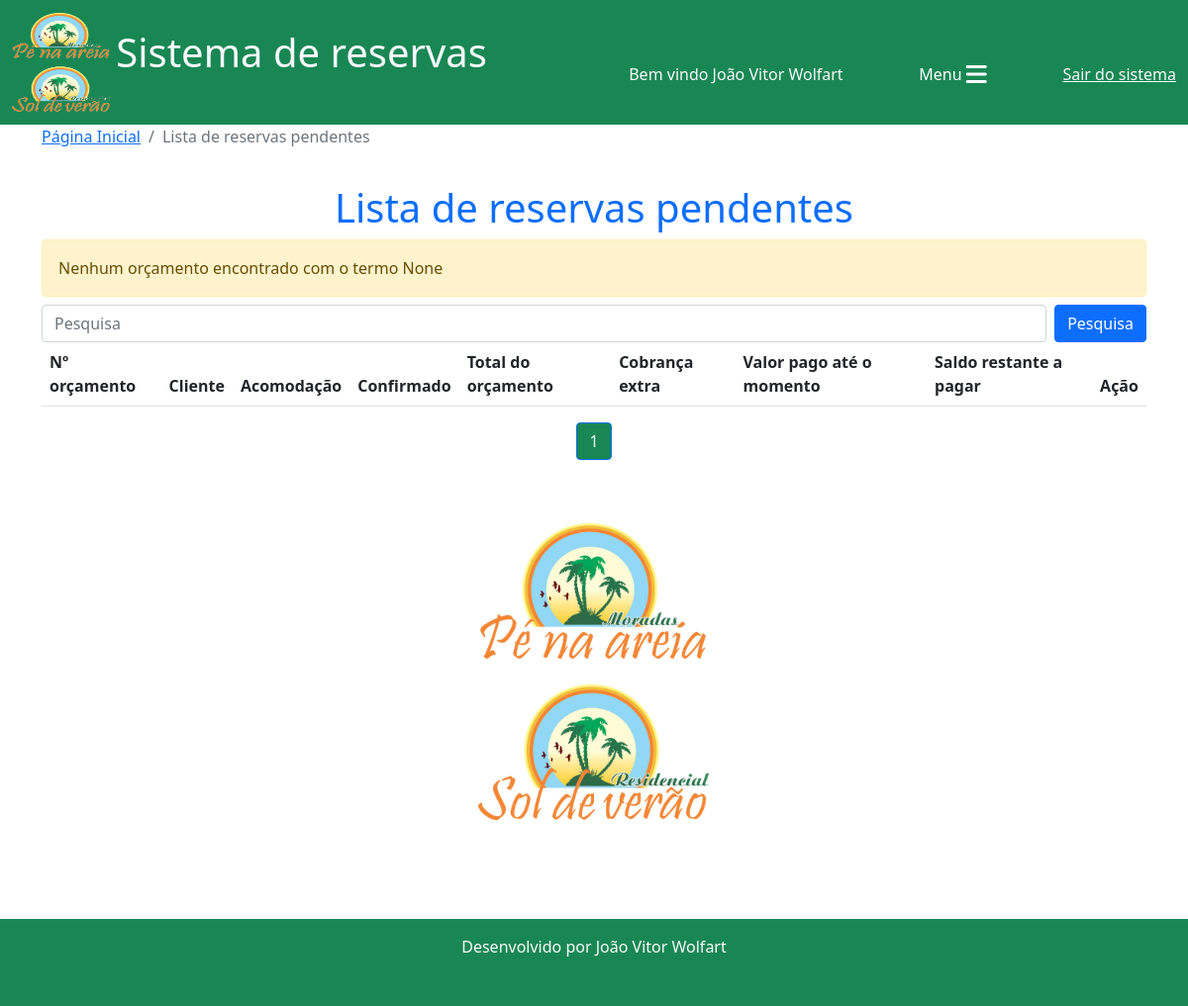
The app's page /reservas/lista_orcamentos_pendentes/ (signed in), older data.
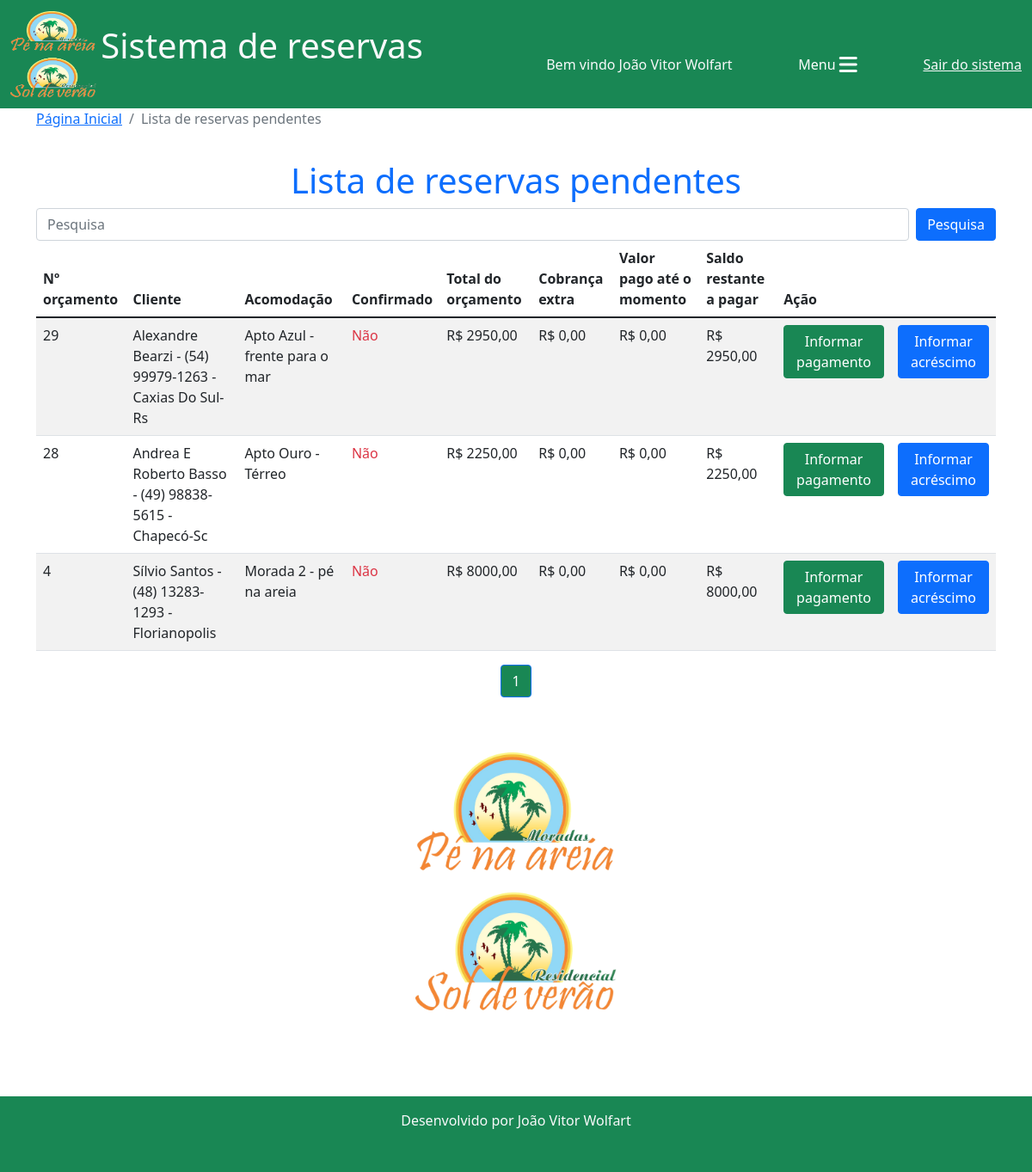
The same page, newer data.
### reservas/models.py (models this page shows, shortened)
class Orcamento(models.Model):
    cliente = models.ForeignKey(Cliente, on_delete=models.CASCADE)
    acomodacao = models.ForeignKey(Acomodacao, on_delete=models.CASCADE)
    data_entrada = models.DateField()
    dia_entrada = models.CharField(max_length=20)
    checkin = models.CharField(max_length=100)
    data_saida = models.DateField()
    dia_saida = models.CharField(max_length=20)
    checkout = models.CharField(max_length=100)
    data_orcamento = models.DateField(default=timezone.now)
    n_ocupantes = models.IntegerField(default=0)
    obs_n_ocupantes = models.CharField(max_length=150, blank=True,)
    n_dias = models.IntegerField()
    valor_diaria = models.DecimalField(default=0, max_digits=7, decimal_places=2)
    taxa_limpeza = models.DecimalField(default=0, max_digits=6, decimal_places=2)
    descontos = models.DecimalField(default=0, max_digits=7, decimal_places=2)
    acrescimos = models.DecimalField(default=0, max_digits=7, decimal_places=2)
    valor_pacote = models.DecimalField(default=0, max_digits=7, decimal_places=2)
    dias_pacote = models.IntegerField(default=0)
    diaria_cheia = models.BooleanField(default=False)
    periodo = models.CharField(max_length=100)
    modificado = models.BooleanField(default=False)
    obs_modificacao = models.CharField(max_length=200, blank=True,)
    eliminado = models.BooleanField(default=False)
    status = models.CharField(max_length=20, choices=(("em digitação", "em digitação"), ("digitação concluída", "digitação concluída"), ("orçamento gerado", "orçamento gerado"), ("contrato gerado", "contrato gerado"),))
    total_valor_reserva = models.DecimalField(default=0, max_digits=7, decimal_places=2)
    confirmado = models.BooleanField(default=False)
    valor_pago = models.DecimalField(default=0, max_digits=7, decimal_places=2)
    valor_extras = models.DecimalField(default=0, max_digits=7, decimal_places=2)
    quitado = models.BooleanField(default=False)

class Cliente(models.Model):
    nome = models.CharField(max_length=30)
    telefone = models.CharField(max_length=20, blank=True,)
    obs = models.CharField(max_length=100)
    dados_adicionais = models.BooleanField(default=False)
    def __str__(self):
        return f"{self.nome} - {self.telefone} - {self.obs}"

class Acomodacao(models.Model):
    nome = models.CharField(max_length=50)
    empreendimento = models.ForeignKey(Empreendimento, on_delete=models.DO_NOTHING)
    tipo = models.CharField(max_length=15)
    quartos = models.IntegerField(blank=True, null=True)
    valor_base = models.DecimalField(max_digits=10, decimal_places=2, blank=True, null=True)
    descricao = models.TextField()
    limite_ideal = models.IntegerField(blank=True, null=True)
    limite_adicional = models.IntegerField(blank=True, null=True)
    aceita_pet = models.BooleanField(default=False)
    def __str__(self):
        return f"{self.nome}"

### reservas/views.py (the view)
# urls.py: path('lista_orcamentos_pendentes/', views.lista_orcamentos_pendentes, name="lista_orcamentos_pendentes"),
@login_required(login_url="login")
def lista_orcamentos_pendentes(request):
    termo_cliente = request.GET.get("termo_cliente")
    if termo_cliente:
        termo_cliente = termo_cliente.strip()
        orcamentos = Orcamento.objects.all().filter(
            Q(cliente__nome__icontains=termo_cliente) | Q(cliente__telefone__icontains=termo_cliente) | Q(cliente__obs__icontains=termo_cliente) | Q(acomodacao__nome__icontains=termo_cliente), status="contrato gerado", confirmado=False, quitado=False
        ).exclude(
            eliminado=True
        ).order_by("-id")
    else:
        orcamentos = Orcamento.objects.all().filter(
        status="contrato gerado", confirmado=False, quitado=False
        ).exclude(
            eliminado=True
        ).order_by("-id")
    saldos = []
    for o in orcamentos:
        saldo = o.total_valor_reserva + o.valor_extras - o.valor_pago
        saldos.append(saldo)
    if len(orcamentos) == 0:
        messages.add_message(request, messages.WARNING, f"Nenhum orçamento encontrado com o termo {termo_cliente}")
    paginator = Paginator(orcamentos, 10)
    page = request.GET.get('p')
    if page:
        saldos = saldos[10*(int(page)-1):]
    orcamentos = paginator.get_page(page)
    orcamentos_saldos = zip(orcamentos, saldos)
    return render(request, "lista_orcamentos_pendentes.html", {"orcamentos": orcamentos,"orcamentos_saldos":orcamentos_saldos})

### reservas/templates/lista_orcamentos_pendentes.html (shortened to what this page needs)
{% extends 'base.html'%}
{% load static %}
{% block 'conteudo'%}
<nav aria-label="breadcrumb">
  <ol class="breadcrumb">
    <li class="breadcrumb-item"><a href="{% url 'home'%}">Página Inicial</a></li>
    <li class="breadcrumb-item active" aria-current="page">Lista de reservas pendentes</li>
  </ol>
</nav>
<h1 style="padding-top: 20px;" class="text-center text-primary">Lista de reservas pendentes</h1>
{% include 'parciais/_messages.html'%}
<div class="col-12">
    <form class="d-flex" action="">
        <input class="form-control me-2" type="search" placeholder="Pesquisa" aria-label="Search" name="termo_cliente">
        <button class="btn btn-primary" type="submit">Pesquisa</button>
    </form>
    <div class="col-12 table-responsive">
      <table class="table table-striped table-hover">
        <thead>
          <tr>
            <th scope="col">Nº orçamento</th>
            <th scope="col">Cliente</th>
            <th scope="col">Acomodação</th>
            <th scope="col">Confirmado</th>
            <th scope="col">Total do orçamento</th>
            <th scope="col">Cobrança extra</th>
            <th scope="col">Valor pago até o momento</th>
            <th scope="col">Saldo restante a pagar</th>
            <th scope="col">Ação</th>
          </tr>
        </thead>
        <tbody>
          {% for o, s in orcamentos_saldos %}
          <tr>
              <td>{{o.id}}</td>
              <td class="">{{o.cliente}}</td>
              <td class="">{{o.acomodacao}}</td>
              {% if o.confirmado %}
              <td class="text-success">Sim</td>
              {% else %}
              <td class="text-danger">Não</td>
              {% endif %}
              <td class="">R$ {{o.total_valor_reserva}}</td>
              <td class="">R$ {{o.valor_extras}}</td>
              <td class="">R$ {{o.valor_pago}}</td>
              <td class="">R$ {{s}}</td>
              <td class=""><a href="{% url 'registrar_pagamento' o.id%}" class="btn btn-success">Informar pagamento</a></td>
              <td class=""><a href="{% url 'registrar_extra' o.id%}" class="btn btn-primary">Informar acréscimo</a></td>
          </tr>
          {% endfor %}
        </tbody>
      </table>
</div>
</div>
<nav aria-label="Page navigation example">
    <ul class="pagination justify-content-center">
      {%for pagina in orcamentos.paginator.page_range%}
      {%if orcamentos.number == pagina%}
        <li class="page-item active"><a class="page-link bg-success" href="?p={{pagina}}&termo_cliente={{termo_cliente}}">{{pagina}}</a></li>
      {% elif orcamentos.number > pagina|add:'-3'  and orcamentos.number < pagina|add:'3'%}
        <li class="page-item"><a class="page-link" href="?p={{pagina}}&termo_cliente={{termo_cliente}}">{{pagina}}</a></li>
      {%endif%}
      {%endfor%}
    </ul>
  </nav>
<div class="row">
    <div style="height: 400px; text-align: center;">
      <img src="{% static 'img/logo1.png'%}" alt="" class="image-fluid mt-5" style="height: 300px; margin: 0 auto;">
    </div>
</div>
{% endblock %}

Row changes from the older to the newer data that the page shows:
added Orcamento: id "29", cliente "Alexandre Bearzi - (54) 99979-1263 - Caxias Do Sul-Rs", acomodacao "Apto Azul - frente para o mar", confirmado "Não", total_valor_reserva "2950,00", valor_extras "0,00", valor_pago "0,00", s "2950,00"
added Orcamento: id "28", cliente "Andrea E Roberto Basso - (49) 98838-5615 - Chapecó-Sc", acomodacao "Apto Ouro - Térreo", confirmado "Não", total_valor_reserva "2250,00", valor_extras "0,00", valor_pago "0,00", s "2250,00"
added Orcamento: id "4", cliente "Sílvio Santos - (48) 13283-1293 - Florianopolis", acomodacao "Morada 2 - pé na areia", confirmado "Não", total_valor_reserva "8000,00", valor_extras "0,00", valor_pago "0,00", s "8000,00"
Text that changed along with them:
list line gone: "Nenhum orçamento encontrado com o termo None"
